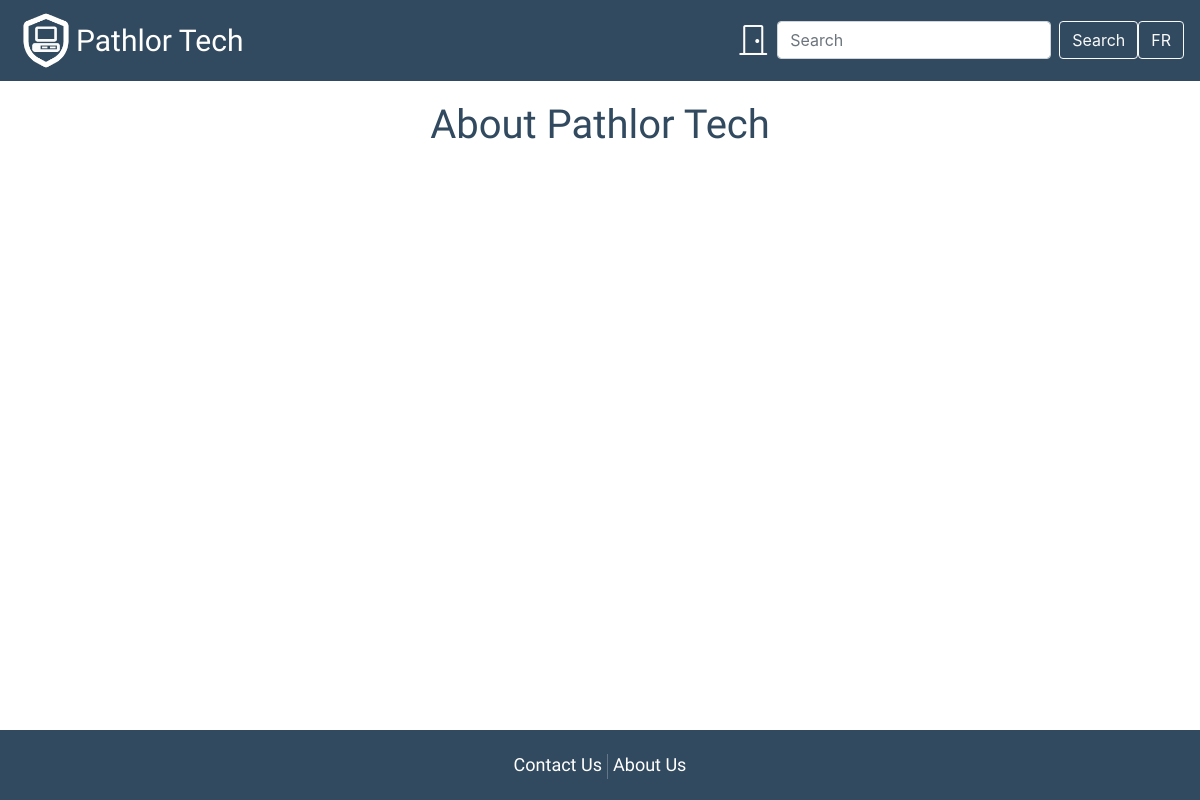
The app's page /About/index, older data.
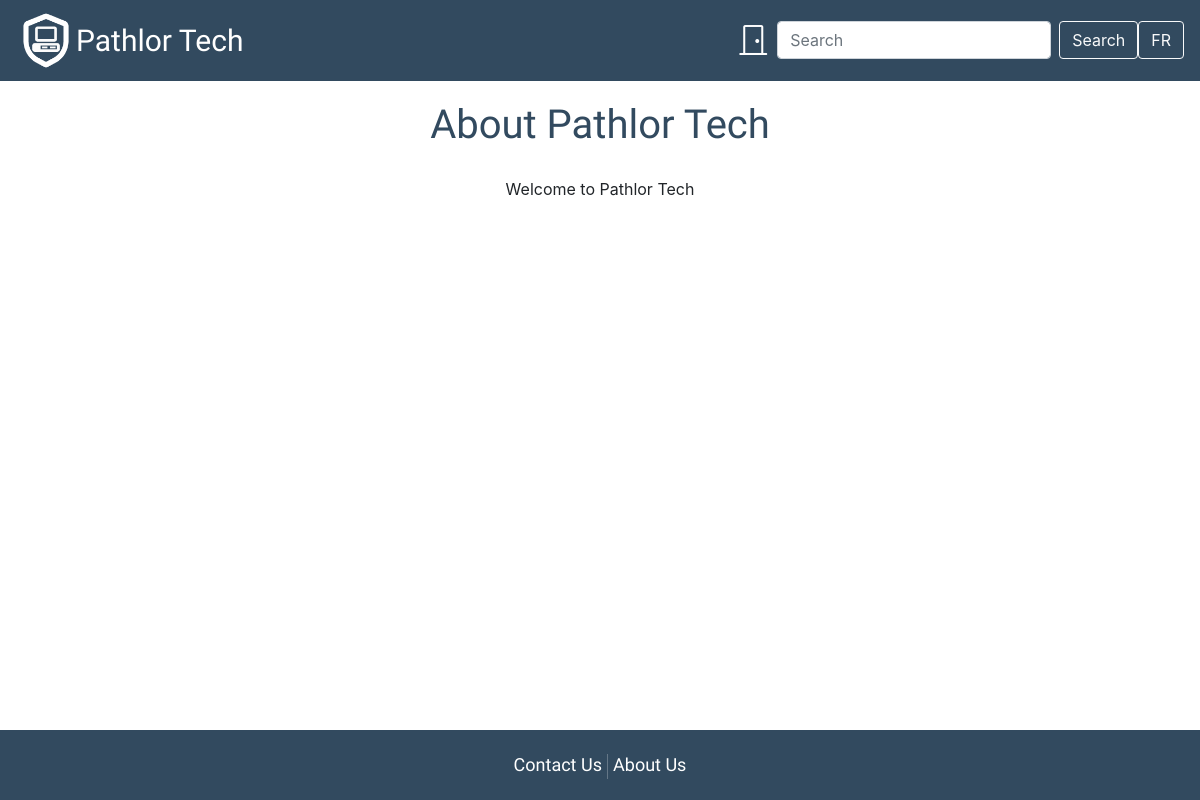
The same page, newer data.
### tables this page shows
CREATE TABLE `info` (
  `info_id` int(11) NOT NULL,
  `about_text` text NOT NULL,
  `contact_text` text NOT NULL
);

### app/core/Controller.php (called while the page is built, shortened)
<?php
class Controller{
	function view($name, $data = []){
		include('app/views/' . $name . '.php');
	}
}

### app/controllers/About.php (called while the page is built, shortened)
<?php
class About extends \app\core\Controller{
	public function index(){
		$about = new \app\models\Info();
		$about = $about->getText();
		$this->view('About/index', $about);
	}
}

### app/core/App.php (called while the page is built, shortened)
<?php
class App{
	function __construct(){
		$request = $this->parseUrl($_GET['url'] ?? '');
		$method = 'index';
		if(file_exists('app/controllers/' . $request[0] . '.php'))
		{
			unset($request[0]);
		}
		$controller = new $controller;
		if(isset($request[1]) && method_exists($controller, $request[1])){
			$method = $request[1];
			unset($request[1]);
		}
		$params = array_values($request);
		call_user_func_array([$controller, $method], $params);
	}
	function parseUrl($url){
		return explode('/', trim($url, '/'));
	}
}

### index.php (called while the page is built, shortened)
<?php
    new app\core\App;

### app/models/Info.php (called while the page is built, shortened)
<?php
class Info extends \app\core\Model{
	public function getText(){
		$SQL = "SELECT * FROM info";
		$STH = self::$connection->prepare($SQL);
		$STH->execute();
		$STH->setFetchMode(\PDO::FETCH_CLASS, 'app\\models\\Info');
		return $STH->fetch();
	}
}

### app/core/Model.php (called while the page is built, shortened)
<?php
class Model{
	public static ?PDO $connection = null;
	public function __construct(){
		if(self::$connection == null){
			$env = \Dotenv\Dotenv::createImmutable(getcwd());
			$host = $_ENV['db_host'];
			$dbname = $_ENV['db_name'];
			$user = $_ENV['db_user'];
			$pass = $_ENV['db_pass'];
			$charset = $_ENV['db_charset'];
			try {
				$options = [
					PDO::ATTR_ERRMODE => PDO::ERRMODE_EXCEPTION,
					PDO::ATTR_DEFAULT_FETCH_MODE => PDO::FETCH_CLASS,
					PDO::ATTR_EMULATE_PREPARES => false
				];
				self::$connection = new PDO("mysql:host=$host;dbname=$dbname;charset=$charset", $user, $pass, $options);
				self::$connection->query("SET NAMES $charset");
			}
			catch(PDOException $e) {
				echo $e->getMessage();
			}
		}
	}
}

### app/views/About/index.php (the view, shortened to what this page needs)
<h1 class='text-center' id='about'><?= _('About Pathlor Tech') ?></h1>
<div class='d-flex justify-content-center' id='about'>
	<div id='aboutText'>
		<p><?= $data->about_text ?></p>
	</div>
</div>

Row changes from the older to the newer data that the page shows:
added info: about_text "Welcome to Pathlor Tech"
